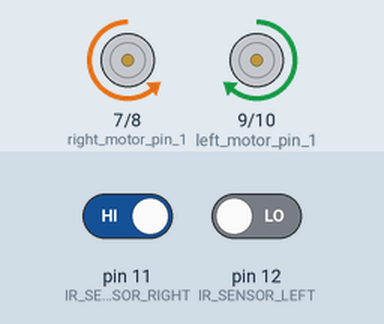
Recording of a sketch running on a simulated Arduino Uno, built with avr-gcc and run on an emulated ATmega328P. Shown: motor-driver pin pairs drawn as motors (green arrow = first pin HIGH = forward, orange = second pin HIGH = backward, longer = more drive, scaled by the enable pin). The inputs (shaded band) are chosen by the test bench; at power-on: pin 11 (IR_SENSOR_RIGHT) HIGH, pin 12 (IR_SENSOR_LEFT) LOW.

Above: at 1.2 s.
1.3 s: pin 11 (IR_SENSOR_RIGHT) driven LOW
At 2.2 s:
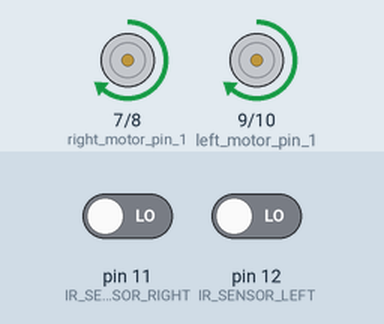
2.8 s: pin 12 (IR_SENSOR_LEFT) driven HIGH
At 3.3 s:
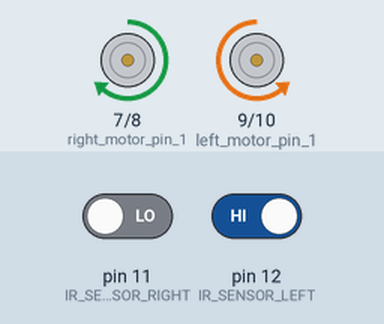
4.3 s: pin 11 (IR_SENSOR_RIGHT) driven HIGH
At 5.5 s:
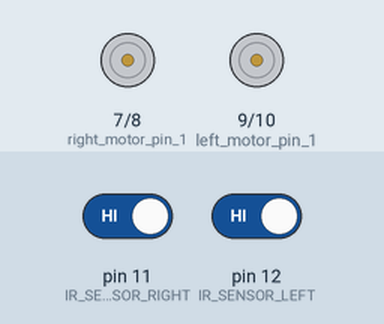
5.8 s: pin 12 (IR_SENSOR_LEFT) driven LOW
At 6.8 s:
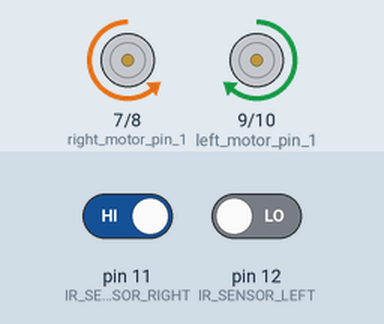
Timing chart, 0 to 8.3 s (numbered marks = the images above; inputs shaded):
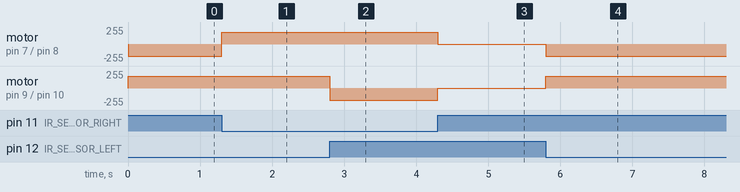

The sketch:

lfr.ino
```cpp
#define IR_SENSOR_RIGHT 11
#define IR_SENSOR_LEFT 12
#define MOTOR_SPEED 180

// Right motor
int enable_right_motor = 6;
int right_motor_pin_1 = 7;
int right_motor_pin_2 = 8;

// Left motor
int enable_left_motor = 5;
int left_motor_pin_1 = 9;
int left_motor_pin_2 = 10;

void setup() {
    TCCR0B = TCCR0B & B11111000 | B00000010;

    // put your setup code here, to run once:
    pinMode(enable_right_motor, OUTPUT);
    pinMode(right_motor_pin_1, OUTPUT);
    pinMode(right_motor_pin_2, OUTPUT);

    pinMode(enable_left_motor, OUTPUT);
    pinMode(left_motor_pin_1, OUTPUT);
    pinMode(left_motor_pin_2, OUTPUT);

    pinMode(IR_SENSOR_RIGHT, INPUT);
    pinMode(IR_SENSOR_LEFT, INPUT);
    rotateMotor(0, 0);
}

void loop() {
    int rightIRSensorValue = digitalRead(IR_SENSOR_RIGHT);
    int leftIRSensorValue = digitalRead(IR_SENSOR_LEFT);

    // If none of the sensors detects black line, then go straight
    if (rightIRSensorValue == LOW && leftIRSensorValue == LOW) {
        rotateMotor(MOTOR_SPEED, MOTOR_SPEED);
    }
    // If right sensor detects black line, then turn right
    else if (rightIRSensorValue == HIGH && leftIRSensorValue == LOW) {
        rotateMotor(-MOTOR_SPEED, MOTOR_SPEED);
    }
    // If left sensor detects black line, then turn left
    else if (rightIRSensorValue == LOW && leftIRSensorValue == HIGH) {
        rotateMotor(MOTOR_SPEED, -MOTOR_SPEED);
    }
    // If both the sensors detect black line, then stop
    else {
        rotateMotor(0, 0);
    }
}

void rotateMotor(int rightMotorSpeed, int leftMotorSpeed) {

    if (rightMotorSpeed < 0) {
        digitalWrite(right_motor_pin_1, LOW);
        digitalWrite(right_motor_pin_2, HIGH);
    } else if (rightMotorSpeed > 0) {
        digitalWrite(right_motor_pin_1, HIGH);
        digitalWrite(right_motor_pin_2, LOW);
    } else {
        digitalWrite(right_motor_pin_1, LOW);
        digitalWrite(right_motor_pin_2, LOW);
    }

    if (leftMotorSpeed < 0) {
        digitalWrite(left_motor_pin_1, LOW);
        digitalWrite(left_motor_pin_2, HIGH);
    } else if (leftMotorSpeed > 0) {
        digitalWrite(left_motor_pin_1, HIGH);
        digitalWrite(left_motor_pin_2, LOW);
    } else {
        digitalWrite(left_motor_pin_1, LOW);
        digitalWrite(left_motor_pin_2, LOW);
    }
    analogWrite(enable_right_motor, abs(rightMotorSpeed));
    analogWrite(enable_left_motor, abs(leftMotorSpeed));
}
```

Measured:
- after the input at 1.3 s, motor on pin 7 (right_motor_pin_1) / pin 8 (right_motor_pin_2): backward 180/255 → forward 180/255 at once
- after the input at 2.8 s, motor on pin 9 (left_motor_pin_1) / pin 10 (left_motor_pin_2): forward 180/255 → backward 180/255 at once
- after the input at 4.3 s, motor on pin 7 (right_motor_pin_1) / pin 8 (right_motor_pin_2): forward 180/255 → stopped at once; motor on pin 9 (left_motor_pin_1) / pin 10 (left_motor_pin_2): backward 180/255 → stopped at once
- after the input at 5.8 s, motor on pin 7 (right_motor_pin_1) / pin 8 (right_motor_pin_2): stopped → backward 180/255 at once; motor on pin 9 (left_motor_pin_1) / pin 10 (left_motor_pin_2): stopped → forward 180/255 at once
